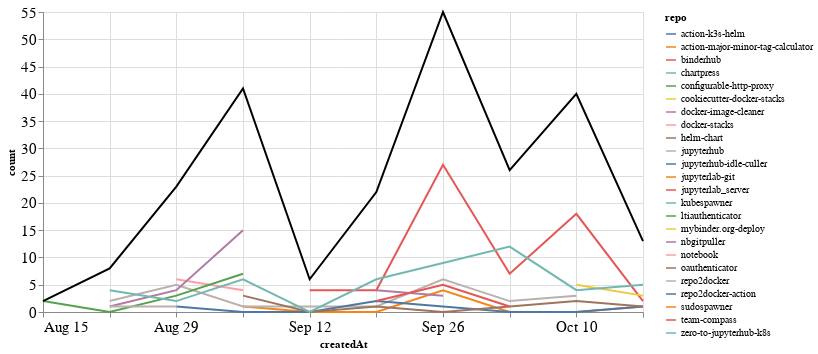

Notebook source saved alongside this figure:
### Markdown cell above
### Comments

### Code cell
comments_time = comments.groupby('repo').resample('W', on='createdAt').count()['author'].reset_index()
comments_time = comments_time.rename(columns={'author': 'count'})
comments_time_total = comments_time.groupby('createdAt').agg({"count": "sum"}).reset_index()
ch1 = alt.Chart(comments_time, width=600).mark_line().encode(
    x='createdAt',
    y='count',
    color='repo',
    tooltip="repo"
)

ch2 = alt.Chart(comments_time_total, width=600).mark_line(color="black").encode(
    x='createdAt',
    y='count',
)

ch1 + ch2

### Figure 1 — Vega-Lite specification as saved in the notebook (floating-point values rounded to 4 significant figures)
{"config": {"axisLeft": {"labelFontSize": 15}, "axisBottom": {"labelFontSize": 15}}, "layer": [{"data": {"name": "data-5f81a7285033322b3e58171bb23ae43c"}, "mark": "line", "encoding": {"color": {"type": "nominal", "field": "repo"}, "tooltip": {"type": "nominal", "field": "repo"}, "x": {"type": "temporal", "field": "createdAt"}, "y": {"type": "quantitative", "field": "count"}}, "width": 600}, {"data": {"name": "data-da498974f7a66f0c37bddee45a568b50"}, "mark": {"type": "line", "color": "black"}, "encoding": {"x": {"type": "temporal", "field": "createdAt"}, "y": {"type": "quantitative", "field": "count"}}, "width": 600}], "$schema": "https://vega.github.io/schema/vega-lite/v4.8.1.json", "datasets": {"data-5f81a7285033322b3e58171bb23ae43c": [{"repo": "action-k3s-helm", "createdAt": "2021-10-10T00:00:00", "count": 5}, {"repo": "action-major-minor-tag-calculator", "createdAt": "2021-09-05T00:00:00", "count": 1}, {"repo": "action-major-minor-tag-calculator", "createdAt": "2021-09-12T00:00:00", "count": 0}, {"repo": "action-major-minor-tag-calculator", "createdAt": "2021-09-19T00:00:00", "count": 0}, {"repo": "action-major-minor-tag-calculator", "createdAt": "2021-09-26T00:00:00", "count": 4}, {"repo": "action-major-minor-tag-calculator", "createdAt": "2021-10-03T00:00:00", "count": 0}, {"repo": "action-major-minor-tag-calculator", "createdAt": "2021-10-10T00:00:00", "count": 0}, {"repo": "action-major-minor-tag-calculator", "createdAt": "2021-10-17T00:00:00", "count": 1}, {"repo": "binderhub", "createdAt": "2021-09-12T00:00:00", "count": 4}, {"repo": "binderhub", "createdAt": "2021-09-19T00:00:00", "count": 4}, {"repo": "binderhub", "createdAt": "2021-09-26T00:00:00", "count": 27}, {"repo": "binderhub", "createdAt": "2021-10-03T00:00:00", "count": 7}, {"repo": "binderhub", "createdAt": "2021-10-10T00:00:00", "count": 18}, {"repo": "binderhub", "createdAt": "2021-10-17T00:00:00", "count": 2}, {"repo": "chartpress", "createdAt": "2021-09-05T00:00:00", "count": 2}, {"repo": "configurable-http-proxy", "createdAt": "2021-09-19T00:00:00", "count": 2}, {"repo": "cookiecutter-docker-stacks", "createdAt": "2021-09-05T00:00:00", "count": 1}, {"repo": "docker-image-cleaner", "createdAt": "2021-09-19T00:00:00", "count": 4}, {"repo": "docker-image-cleaner", "createdAt": "2021-09-26T00:00:00", "count": 3}, {"repo": "docker-stacks", "createdAt": "2021-08-29T00:00:00", "count": 6}, {"repo": "docker-stacks", "createdAt": "2021-09-05T00:00:00", "count": 4}, {"repo": "helm-chart", "createdAt": "2021-10-10T00:00:00", "count": 1}, {"repo": "jupyterhub", "createdAt": "2021-08-22T00:00:00", "count": 2}, {"repo": "jupyterhub", "createdAt": "2021-08-29T00:00:00", "count": 5}, {"repo": "jupyterhub", "createdAt": "2021-09-05T00:00:00", "count": 1}, {"repo": "jupyterhub", "createdAt": "2021-09-12T00:00:00", "count": 1}, {"repo": "jupyterhub", "createdAt": "2021-09-19T00:00:00", "count": 1}, {"repo": "jupyterhub", "createdAt": "2021-09-26T00:00:00", "count": 6}, {"repo": "jupyterhub", "createdAt": "2021-10-03T00:00:00", "count": 2}, {"repo": "jupyterhub", "createdAt": "2021-10-10T00:00:00", "count": 3}, {"repo": "jupyterhub-idle-culler", "createdAt": "2021-08-29T00:00:00", "count": 1}, {"repo": "jupyterhub-idle-culler", "createdAt": "2021-09-05T00:00:00", "count": 0}, {"repo": "jupyterhub-idle-culler", "createdAt": "2021-09-12T00:00:00", "count": 0}, {"repo": "jupyterhub-idle-culler", "createdAt": "2021-09-19T00:00:00", "count": 2}, {"repo": "jupyterhub-idle-culler", "createdAt": "2021-09-26T00:00:00", "count": 1}, {"repo": "jupyterhub-idle-culler", "createdAt": "2021-10-03T00:00:00", "count": 0}, {"repo": "jupyterhub-idle-culler", "createdAt": "2021-10-10T00:00:00", "count": 0}, {"repo": "jupyterhub-idle-culler", "createdAt": "2021-10-17T00:00:00", "count": 1}, {"repo": "jupyterlab-git", "createdAt": "2021-10-03T00:00:00", "count": 2}, {"repo": "jupyterlab_server", "createdAt": "2021-10-03T00:00:00", "count": 1}, {"repo": "kubespawner", "createdAt": "2021-10-10T00:00:00", "count": 2}, {"repo": "ltiauthenticator", "createdAt": "2021-08-15T00:00:00", "count": 2}, {"repo": "ltiauthenticator", "createdAt": "2021-08-22T00:00:00", "count": 0}, {"repo": "ltiauthenticator", "createdAt": "2021-08-29T00:00:00", "count": 3}, {"repo": "ltiauthenticator", "createdAt": "2021-09-05T00:00:00", "count": 7}, {"repo": "mybinder.org-deploy", "createdAt": "2021-10-10T00:00:00", "count": 5}, {"repo": "mybinder.org-deploy", "createdAt": "2021-10-17T00:00:00", "count": 3}, {"repo": "nbgitpuller", "createdAt": "2021-08-22T00:00:00", "count": 1}, {"repo": "nbgitpuller", "createdAt": "2021-08-29T00:00:00", "count": 4}, {"repo": "nbgitpuller", "createdAt": "2021-09-05T00:00:00", "count": 15}, {"repo": "notebook", "createdAt": "2021-08-29T00:00:00", "count": 1}, {"repo": "oauthenticator", "createdAt": "2021-09-05T00:00:00", "count": 3}, {"repo": "oauthenticator", "createdAt": "2021-09-12T00:00:00", "count": 0}, {"repo": "oauthenticator", "createdAt": "2021-09-19T00:00:00", "count": 1}, {"repo": "oauthenticator", "createdAt": "2021-09-26T00:00:00", "count": 0}, {"repo": "oauthenticator", "createdAt": "2021-10-03T00:00:00", "count": 1}, {"repo": "oauthenticator", "createdAt": "2021-10-10T00:00:00", "count": 2}, {"repo": "oauthenticator", "createdAt": "2021-10-17T00:00:00", "count": 1}, {"repo": "repo2docker", "createdAt": "2021-08-22T00:00:00", "count": 1}, {"repo": "repo2docker", "createdAt": "2021-08-29T00:00:00", "count": 1}, {"repo": "repo2docker-action", "createdAt": "2021-09-05T00:00:00", "count": 1}, {"repo": "sudospawner", "createdAt": "2021-09-12T00:00:00", "count": 1}, {"repo": "team-compass", "createdAt": "2021-09-19T00:00:00", "count": 2}, {"repo": "team-compass", "createdAt": "2021-09-26T00:00:00", "count": 5}, {"repo": "team-compass", "createdAt": "2021-10-03T00:00:00", "count": 1}, {"repo": "zero-to-jupyterhub-k8s", "createdAt": "2021-08-22T00:00:00", "count": 4}, {"repo": "zero-to-jupyterhub-k8s", "createdAt": "2021-08-29T00:00:00", "count": 2}, {"repo": "zero-to-jupyterhub-k8s", "createdAt": "2021-09-05T00:00:00", "count": 6}, {"repo": "zero-to-jupyterhub-k8s", "createdAt": "2021-09-12T00:00:00", "count": 0}, {"repo": "zero-to-jupyterhub-k8s", "createdAt": "2021-09-19T00:00:00", "count": 6}, {"repo": "zero-to-jupyterhub-k8s", "createdAt": "2021-09-26T00:00:00", "count": 9}, {"repo": "zero-to-jupyterhub-k8s", "createdAt": "2021-10-03T00:00:00", "count": 12}, {"repo": "zero-to-jupyterhub-k8s", "createdAt": "2021-10-10T00:00:00", "count": 4}, {"repo": "zero-to-jupyterhub-k8s", "createdAt": "2021-10-17T00:00:00", "count": 5}], "data-da498974f7a66f0c37bddee45a568b50": [{"createdAt": "2021-08-15T00:00:00", "count": 2}, {"createdAt": "2021-08-22T00:00:00", "count": 8}, {"createdAt": "2021-08-29T00:00:00", "count": 23}, {"createdAt": "2021-09-05T00:00:00", "count": 41}, {"createdAt": "2021-09-12T00:00:00", "count": 6}, {"createdAt": "2021-09-19T00:00:00", "count": 22}, {"createdAt": "2021-09-26T00:00:00", "count": 55}, {"createdAt": "2021-10-03T00:00:00", "count": 26}, {"createdAt": "2021-10-10T00:00:00", "count": 40}, {"createdAt": "2021-10-17T00:00:00", "count": 13}]}}
